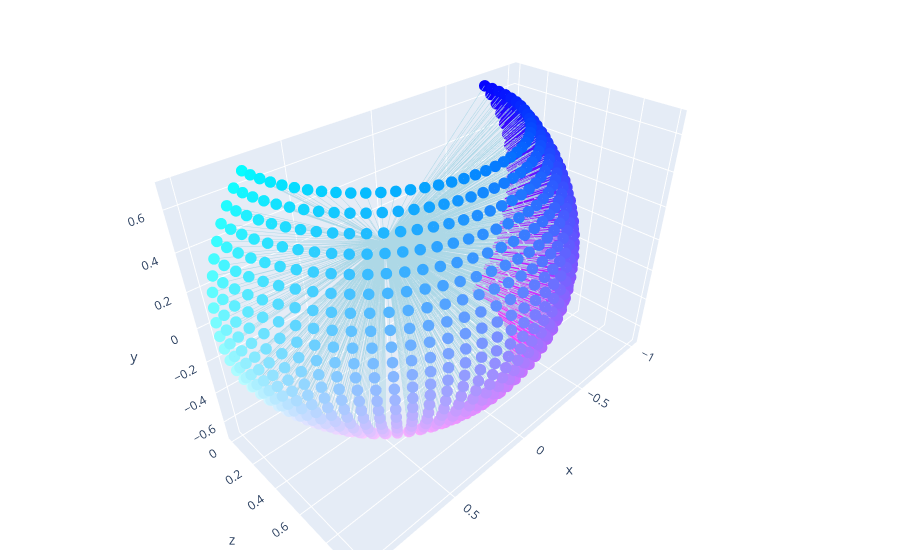

Notebook code for this chart:
### Code cell
# COLLAPSED
import torch
from nerfstudio.cameras.cameras import Cameras, CameraType
from nerfstudio.utils import plotly_utils as vis

cx = 20
cy = 10
fx = 40
fy = 40

c2w = torch.eye(4)[None, :3, :]

camera = Cameras(fx=fx, fy=fy, cx=cx, cy=cy, camera_to_worlds=c2w, camera_type=CameraType.PANORAMA)
fig = vis.vis_camera_rays(camera)
fig.show()

print(camera.image_width, " ", camera.image_height)

### Figure 1 — Plotly figure (JSON) as saved in the notebook; plotly's stock layout.template omitted (floating-point values rounded to 4 significant figures; data arrays with more than 128 entries replaced by an {"elided": "..."} marker saying what was removed)
{"data": [{"line": {"color": "lightblue", "width": 1}, "marker": {"color": {"elided": "1600x3 float values"}, "size": 4}, "type": "scatter3d", "x": {"elided": "1600 float values"}, "y": {"elided": "1600 float values"}, "z": {"elided": "1600 float values"}}], "layout": {"hovermode": false, "margin": {"b": 10, "l": 0, "r": 0, "t": 10}, "scene": {"xaxis": {"showspikes": false, "title": {"text": "x"}}, "yaxis": {"showspikes": false, "title": {"text": "z"}}, "zaxis": {"showspikes": false, "title": {"text": "y"}}}}}
